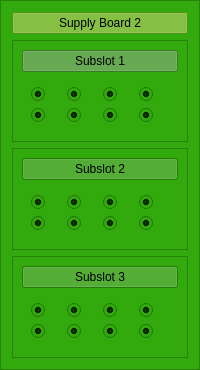
            <widget class="QFrame" name="frame_5">
             <property name="palette">
              <palette>
               <active>
                <colorrole role="Button">
                 <brush brushstyle="SolidPattern">
                  <color alpha="255">
                   <red>50</red>
                   <green>170</green>
                   <blue>13</blue>
                  </color>
                 </brush>
                </colorrole>
                <colorrole role="Base">
                 <brush brushstyle="SolidPattern">
                  <color alpha="255">
                   <red>50</red>
                   <green>170</green>
                   <blue>13</blue>
                  </color>
                 </brush>
                </colorrole>
                <colorrole role="Window">
                 <brush brushstyle="SolidPattern">
                  <color alpha="255">
                   <red>50</red>
                   <green>170</green>
                   <blue>13</blue>
                  </color>
                 </brush>
                </colorrole>
               </active>
               <inactive>
                <colorrole role="Button">
                 <brush brushstyle="SolidPattern">
                  <color alpha="255">
                   <red>50</red>
                   <green>170</green>
                   <blue>13</blue>
                  </color>
                 </brush>
                </colorrole>
                <colorrole role="Base">
                 <brush brushstyle="SolidPattern">
                  <color alpha="255">
                   <red>50</red>
                   <green>170</green>
                   <blue>13</blue>
                  </color>
                 </brush>
                </colorrole>
                <colorrole role="Window">
                 <brush brushstyle="SolidPattern">
                  <color alpha="255">
                   <red>50</red>
                   <green>170</green>
                   <blue>13</blue>
                  </color>
                 </brush>
                </colorrole>
               </inactive>
               <disabled>
                <colorrole role="Button">
                 <brush brushstyle="SolidPattern">
                  <color alpha="255">
                   <red>50</red>
                   <green>170</green>
                   <blue>13</blue>
                  </color>
                 </brush>
                </colorrole>
                <colorrole role="Base">
                 <brush brushstyle="SolidPattern">
                  <color alpha="255">
                   <red>50</red>
                   <green>170</green>
                   <blue>13</blue>
                  </color>
                 </brush>
                </colorrole>
                <colorrole role="Window">
                 <brush brushstyle="SolidPattern">
                  <color alpha="255">
                   <red>50</red>
                   <green>170</green>
                   <blue>13</blue>
                  </color>
                 </brush>
                </colorrole>
               </disabled>
              </palette>
             </property>
             <property name="frameShape">
              <enum>QFrame::StyledPanel</enum>
             </property>
             <property name="frameShadow">
              <enum>QFrame::Raised</enum>
             </property>
             <layout class="QVBoxLayout" name="verticalLayout_19">
              <item>
               <widget class="QPushButton" name="SB2_button">
                <property name="palette">
                 <palette>
                  <active>
                   <colorrole role="Button">
                    <brush brushstyle="SolidPattern">
                     <color alpha="255">
                      <red>119</red>
                      <green>200</green>
                      <blue>27</blue>
                     </color>
                    </brush>
                   </colorrole>
                   <colorrole role="Base">
                    <brush brushstyle="SolidPattern">
                     <color alpha="255">
                      <red>119</red>
                      <green>200</green>
                      <blue>27</blue>
                     </color>
                    </brush>
                   </colorrole>
                   <colorrole role="Window">
                    <brush brushstyle="SolidPattern">
                     <color alpha="255">
                      <red>119</red>
                      <green>200</green>
                      <blue>27</blue>
                     </color>
                    </brush>
                   </colorrole>
                  </active>
                  <inactive>
                   <colorrole role="Button">
                    <brush brushstyle="SolidPattern">
                     <color alpha="255">
                      <red>119</red>
                      <green>200</green>
                      <blue>27</blue>
                     </color>
                    </brush>
                   </colorrole>
                   <colorrole role="Base">
                    <brush brushstyle="SolidPattern">
                     <color alpha="255">
                      <red>119</red>
                      <green>200</green>
                      <blue>27</blue>
                     </color>
                    </brush>
                   </colorrole>
                   <colorrole role="Window">
                    <brush brushstyle="SolidPattern">
                     <color alpha="255">
                      <red>119</red>
                      <green>200</green>
                      <blue>27</blue>
                     </color>
                    </brush>
                   </colorrole>
                  </inactive>
                  <disabled>
                   <colorrole role="Button">
                    <brush brushstyle="SolidPattern">
                     <color alpha="255">
                      <red>119</red>
                      <green>200</green>
                      <blue>27</blue>
                     </color>
                    </brush>
                   </colorrole>
                   <colorrole role="Base">
                    <brush brushstyle="SolidPattern">
                     <color alpha="255">
                      <red>119</red>
                      <green>200</green>
                      <blue>27</blue>
                     </color>
                    </brush>
                   </colorrole>
                   <colorrole role="Window">
                    <brush brushstyle="SolidPattern">
                     <color alpha="255">
                      <red>119</red>
                      <green>200</green>
                      <blue>27</blue>
                     </color>
                    </brush>
                   </colorrole>
                  </disabled>
                 </palette>
                </property>
                <property name="text">
                 <string>Supply Board 2</string>
                </property>
                <property name="checkable">
                 <bool>true</bool>
                </property>
                <property name="checked">
                 <bool>true</bool>
                </property>
               </widget>
              </item>
              <item>
               <widget class="QFrame" name="frame_150">
                <property name="frameShape">
                 <enum>QFrame::StyledPanel</enum>
                </property>
                <property name="frameShadow">
                 <enum>QFrame::Raised</enum>
                </property>
                <layout class="QVBoxLayout" name="verticalLayout_173">
                 <item>
                  <widget class="QPushButton" name="SB2_subslot1">
                   <property name="palette">
                    <palette>
                     <active>
                      <colorrole role="Button">
                       <brush brushstyle="SolidPattern">
                        <color alpha="255">
                         <red>81</red>
                         <green>171</green>
                         <blue>56</blue>
                        </color>
                       </brush>
                      </colorrole>
                      <colorrole role="Base">
                       <brush brushstyle="SolidPattern">
                        <color alpha="255">
                         <red>81</red>
                         <green>171</green>
                         <blue>56</blue>
                        </color>
                       </brush>
                      </colorrole>
                      <colorrole role="Window">
                       <brush brushstyle="SolidPattern">
                        <color alpha="255">
                         <red>81</red>
                         <green>171</green>
                         <blue>56</blue>
                        </color>
                       </brush>
                      </colorrole>
                     </active>
                     <inactive>
                      <colorrole role="Button">
                       <brush brushstyle="SolidPattern">
                        <color alpha="255">
                         <red>81</red>
                         <green>171</green>
                         <blue>56</blue>
                        </color>
                       </brush>
                      </colorrole>
                      <colorrole role="Base">
                       <brush brushstyle="SolidPattern">
                        <color alpha="255">
                         <red>81</red>
                         <green>171</green>
                         <blue>56</blue>
                        </color>
                       </brush>
                      </colorrole>
                      <colorrole role="Window">
                       <brush brushstyle="SolidPattern">
                        <color alpha="255">
                         <red>81</red>
                         <green>171</green>
                         <blue>56</blue>
                        </color>
                       </brush>
                      </colorrole>
                     </inactive>
                     <disabled>
                      <colorrole role="Button">
                       <brush brushstyle="SolidPattern">
                        <color alpha="255">
                         <red>81</red>
                         <green>171</green>
                         <blue>56</blue>
                        </color>
                       </brush>
                      </colorrole>
                      <colorrole role="Base">
                       <brush brushstyle="SolidPattern">
                        <color alpha="255">
                         <red>81</red>
                         <green>171</green>
                         <blue>56</blue>
                        </color>
                       </brush>
                      </colorrole>
                      <colorrole role="Window">
                       <brush brushstyle="SolidPattern">
                        <color alpha="255">
                         <red>81</red>
                         <green>171</green>
                         <blue>56</blue>
                        </color>
                       </brush>
                      </colorrole>
                     </disabled>
                    </palette>
                   </property>
                   <property name="text">
                    <string>Subslot 1</string>
                   </property>
                   <property name="checkable">
                    <bool>true</bool>
                   </property>
                   <property name="checked">
                    <bool>true</bool>
                   </property>
                  </widget>
                 </item>
                 <item>
                  <widget class="QWidget" name="widget_151" native="true">
                   <property name="styleSheet">
                    <string notr="true"/>
                   </property>
                   <layout class="QGridLayout" name="gridLayout_99">
                    <item row="0" column="1">
                     <widget class="QRadioButton" name="SB2_subslot1_1">
                      <property name="text">
                       <string/>
                      </property>
                      <property name="checked">
                       <bool>true</bool>
                      </property>
                      <property name="autoExclusive">
                       <bool>false</bool>
                      </property>
                     </widget>
                    </item>
                    <item row="1" column="1">
                     <widget class="QRadioButton" name="SB2_subslot1_5">
                      <property name="text">
                       <string/>
                      </property>
                      <property name="checked">
                       <bool>true</bool>
                      </property>
                      <property name="autoExclusive">
                       <bool>false</bool>
                      </property>
                     </widget>
                    </item>
                    <item row="0" column="2">
                     <widget class="QRadioButton" name="SB2_subslot1_2">
                      <property name="text">
                       <string/>
                      </property>
                      <property name="checked">
                       <bool>true</bool>
                      </property>
                      <property name="autoExclusive">
                       <bool>false</bool>
                      </property>
                     </widget>
                    </item>
                    <item row="0" column="3">
                     <widget class="QRadioButton" name="SB2_subslot1_3">
                      <property name="text">
                       <string/>
                      </property>
                      <property name="checked">
                       <bool>true</bool>
                      </property>
                      <property name="autoExclusive">
                       <bool>false</bool>
                      </property>
                     </widget>
                    </item>
                    <item row="1" column="2">
                     <widget class="QRadioButton" name="SB2_subslot1_6">
                      <property name="text">
                       <string/>
                      </property>
                      <property name="checked">
                       <bool>true</bool>
                      </property>
                      <property name="autoExclusive">
                       <bool>false</bool>
                      </property>
                     </widget>
                    </item>
                    <item row="0" column="4">
                     <widget class="QRadioButton" name="SB2_subslot1_4">
                      <property name="text">
                       <string/>
                      </property>
                      <property name="checked">
                       <bool>true</bool>
                      </property>
                      <property name="autoExclusive">
                       <bool>false</bool>
                      </property>
                     </widget>
                    </item>
                    <item row="1" column="4">
                     <widget class="QRadioButton" name="SB2_subslot1_8">
                      <property name="text">
                       <string/>
                      </property>
                      <property name="checked">
                       <bool>true</bool>
                      </property>
                      <property name="autoExclusive">
                       <bool>false</bool>
                      </property>
                     </widget>
                    </item>
                    <item row="1" column="3">
                     <widget class="QRadioButton" name="SB2_subslot1_7">
                      <property name="text">
                       <string/>
                      </property>
                      <property name="checked">
                       <bool>true</bool>
                      </property>
                      <property name="autoExclusive">
                       <bool>false</bool>
                      </property>
                     </widget>
                    </item>
                   </layout>
                  </widget>
                 </item>
                </layout>
               </widget>
              </item>
              <item>
               <widget class="QFrame" name="frame_154">
                <property name="frameShape">
                 <enum>QFrame::StyledPanel</enum>
                </property>
                <property name="frameShadow">
                 <enum>QFrame::Raised</enum>
                </property>
                <layout class="QVBoxLayout" name="verticalLayout_176">
                 <item>
                  <widget class="QPushButton" name="SB2_subslot2">
                   <property name="text">
                    <string>Subslot 2</string>
                   </property>
                   <property name="checkable">
                    <bool>true</bool>
                   </property>
                   <property name="checked">
                    <bool>true</bool>
                   </property>
                  </widget>
                 </item>
                 <item>
                  <widget class="QWidget" name="widget_155" native="true">
                   <layout class="QGridLayout" name="gridLayout_101">
                    <item row="1" column="2">
                     <widget class="QRadioButton" name="SB2_subslot2_6">
                      <property name="text">
                       <string/>
                      </property>
                      <property name="checked">
                       <bool>true</bool>
                      </property>
                      <property name="autoExclusive">
                       <bool>false</bool>
                      </property>
                     </widget>
                    </item>
                    <item row="1" column="1">
                     <widget class="QRadioButton" name="SB2_subslot2_5">
                      <property name="text">
                       <string/>
                      </property>
                      <property name="checked">
                       <bool>true</bool>
                      </property>
                      <property name="autoExclusive">
                       <bool>false</bool>
                      </property>
                     </widget>
                    </item>
                    <item row="0" column="1">
                     <widget class="QRadioButton" name="SB2_subslot2_1">
                      <property name="text">
                       <string/>
                      </property>
                      <property name="checked">
                       <bool>true</bool>
                      </property>
                      <property name="autoExclusive">
                       <bool>false</bool>
                      </property>
                     </widget>
                    </item>
                    <item row="1" column="3">
                     <widget class="QRadioButton" name="SB2_subslot2_7">
                      <property name="text">
                       <string/>
                      </property>
                      <property name="checked">
                       <bool>true</bool>
                      </property>
                      <property name="autoExclusive">
                       <bool>false</bool>
                      </property>
                     </widget>
                    </item>
                    <item row="0" column="2">
                     <widget class="QRadioButton" name="SB2_subslot2_2">
                      <property name="text">
                       <string/>
                      </property>
                      <property name="checked">
                       <bool>true</bool>
                      </property>
                      <property name="autoExclusive">
                       <bool>false</bool>
                      </property>
                     </widget>
                    </item>
                    <item row="1" column="4">
                     <widget class="QRadioButton" name="SB2_subslot2_8">
                      <property name="text">
                       <string/>
                      </property>
                      <property name="checked">
                       <bool>true</bool>
                      </property>
                      <property name="autoExclusive">
                       <bool>false</bool>
                      </property>
                     </widget>
                    </item>
                    <item row="0" column="3">
                     <widget class="QRadioButton" name="SB2_subslot2_3">
                      <property name="text">
                       <string/>
                      </property>
                      <property name="checked">
                       <bool>true</bool>
                      </property>
                      <property name="autoExclusive">
                       <bool>false</bool>
                      </property>
                     </widget>
                    </item>
                    <item row="0" column="4">
                     <widget class="QRadioButton" name="SB2_subslot2_4">
                      <property name="text">
                       <string/>
                      </property>
                      <property name="checked">
                       <bool>true</bool>
                      </property>
                      <property name="autoExclusive">
                       <bool>false</bool>
                      </property>
                     </widget>
                    </item>
                   </layout>
                  </widget>
                 </item>
                </layout>
               </widget>
              </item>
              <item>
               <widget class="QFrame" name="frame_152">
                <property name="frameShape">
                 <enum>QFrame::StyledPanel</enum>
                </property>
                <property name="frameShadow">
                 <enum>QFrame::Raised</enum>
                </property>
                <layout class="QVBoxLayout" name="verticalLayout_174">
                 <item>
                  <widget class="QPushButton" name="SB2_subslot3">
                   <property name="text">
                    <string>Subslot 3</string>
                   </property>
                   <property name="checkable">
                    <bool>true</bool>
                   </property>
                   <property name="checked">
                    <bool>true</bool>
                   </property>
                  </widget>
                 </item>
                 <item>
                  <widget class="QWidget" name="widget_153" native="true">
                   <layout class="QGridLayout" name="gridLayout_100">
                    <item row="0" column="1">
                     <widget class="QRadioButton" name="SB2_subslot3_1">
                      <property name="text">
                       <string/>
                      </property>
                      <property name="checked">
                       <bool>true</bool>
                      </property>
                      <property name="autoExclusive">
                       <bool>false</bool>
                      </property>
                     </widget>
                    </item>
                    <item row="0" column="2">
                     <widget class="QRadioButton" name="SB2_subslot3_2">
                      <property name="text">
                       <string/>
                      </property>
                      <property name="checked">
                       <bool>true</bool>
                      </property>
                      <property name="autoExclusive">
                       <bool>false</bool>
                      </property>
                     </widget>
                    </item>
                    <item row="2" column="1">
                     <widget class="QRadioButton" name="SB2_subslot3_5">
                      <property name="text">
                       <string/>
                      </property>
                      <property name="checked">
                       <bool>true</bool>
                      </property>
                      <property name="autoExclusive">
                       <bool>false</bool>
                      </property>
                     </widget>
                    </item>
                    <item row="2" column="2">
                     <widget class="QRadioButton" name="SB2_subslot3_6">
                      <property name="text">
                       <string/>
                      </property>
                      <property name="checked">
                       <bool>true</bool>
                      </property>
                      <property name="autoExclusive">
                       <bool>false</bool>
                      </property>
                     </widget>
                    </item>
                    <item row="0" column="3">
                     <widget class="QRadioButton" name="SB2_subslot3_3">
                      <property name="text">
                       <string/>
                      </property>
                      <property name="checked">
                       <bool>true</bool>
                      </property>
                      <property name="autoExclusive">
                       <bool>false</bool>
                      </property>
                     </widget>
                    </item>
                    <item row="0" column="4">
                     <widget class="QRadioButton" name="SB2_subslot3_4">
                      <property name="text">
                       <string/>
                      </property>
                      <property name="checked">
                       <bool>true</bool>
                      </property>
                      <property name="autoExclusive">
                       <bool>false</bool>
                      </property>
                     </widget>
                    </item>
                    <item row="2" column="3">
                     <widget class="QRadioButton" name="SB2_subslot3_7">
                      <property name="text">
                       <string/>
                      </property>
                      <property name="checked">
                       <bool>true</bool>
                      </property>
                      <property name="autoExclusive">
                       <bool>false</bool>
                      </property>
                     </widget>
                    </item>
                    <item row="2" column="4">
                     <widget class="QRadioButton" name="SB2_subslot3_8">
                      <property name="text">
                       <string/>
                      </property>
                      <property name="checked">
                       <bool>true</bool>
                      </property>
                      <property name="autoExclusive">
                       <bool>false</bool>
                      </property>
                     </widget>
                    </item>
                   </layout>
                  </widget>
                 </item>
                </layout>
               </widget>
              </item>
             </layout>
            </widget>
